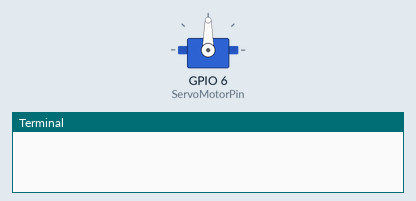
A program run on a simulated Raspberry Pi (BCM pin numbers). On the bench: servo, the last lines printed to the terminal. Servo angles are drawn from the pulse width (0.5 ms = 0°, 2.5 ms = 180°). At 22.6 s the program stops and its outputs stay as they are.

Above: at 0.1 s.
At 4.1 s:
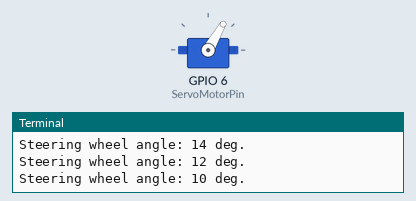
At 8.1 s:
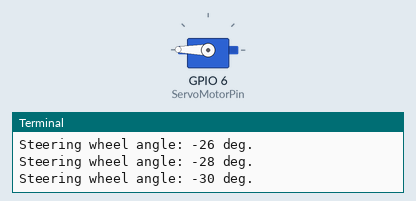
At 16.5 s:
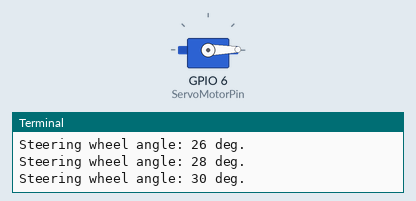
Timing chart, 0 to 20.1 s (numbered marks = the images above):
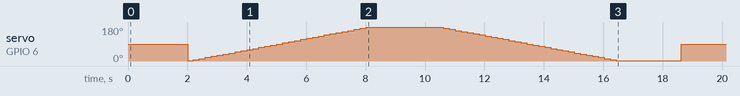

The program:

SteerModule_v2.py
```python
# Code to initialize and control Steering Wheel Angle (SWA) of WillowCar
from time import sleep
import pigpio # Get rid of gitter problem when using GPIO, http://abyz.me.uk/rpi/pigpio/index.html

class Steer():
    def __init__(self,ServoMotorPin,OncenterAngle):
        self.ServoMotorPin = ServoMotorPin;
        self.pwm = pigpio.pi();
        self.pwm.set_mode(self.ServoMotorPin, pigpio.INPUT)
        self.pwm.set_servo_pulsewidth(self.ServoMotorPin, 1500);

    def turn(self,angle_deg=0,t=0):
        angle_in = -angle_deg*33+1500; # Requires calibration
        if angle_in > 2500:
            angle_in = 2500;
        if angle_in < 500:
            angle_in = 500;
        self.pwm.set_servo_pulsewidth(self.ServoMotorPin, angle_in)
        sleep(t);

    def return_to_center(self,t=0):
        self.pwm.set_servo_pulsewidth(self.ServoMotorPin, 1500);  # Requires calibration
        sleep(t);

    def stop():
        self.pwm.stop();

def main():
    ServoMotorPin = 6;
    SteeringWheel = Steer(ServoMotorPin,0);
    sleep(2);
    angle_deg_input = 30;
    while angle_deg_input >= -30:
        print(f"Steering wheel angle: {angle_deg_input} deg.");
        SteeringWheel.turn(angle_deg_input,0.2);
        angle_deg_input = angle_deg_input - 2;
    sleep(2);
    while angle_deg_input <= 30:
        print(f"Steering wheel angle: {angle_deg_input} deg.");
        SteeringWheel.turn(angle_deg_input,0.2);
        angle_deg_input = angle_deg_input + 2;
    sleep(2);
    print("Return to center.");
    SteeringWheel.return_to_center(2);
    SteeringWheel.stop;
    sleep(2);

if __name__ == '__main__':
    main()
```

Measured:
- by itself, servo on GPIO 6 (ServoMotorPin): 90° → 1° at 2.0 s, → 7° 0.20 s later, → 13° 0.20 s later, → 19° 0.20 s later, … (64 changes in this stretch)
